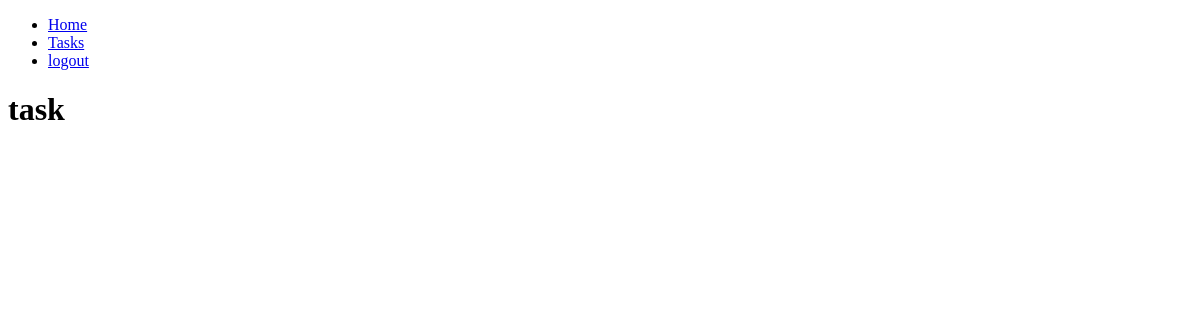
Before: /tasks/ (signed in) with the older database file.
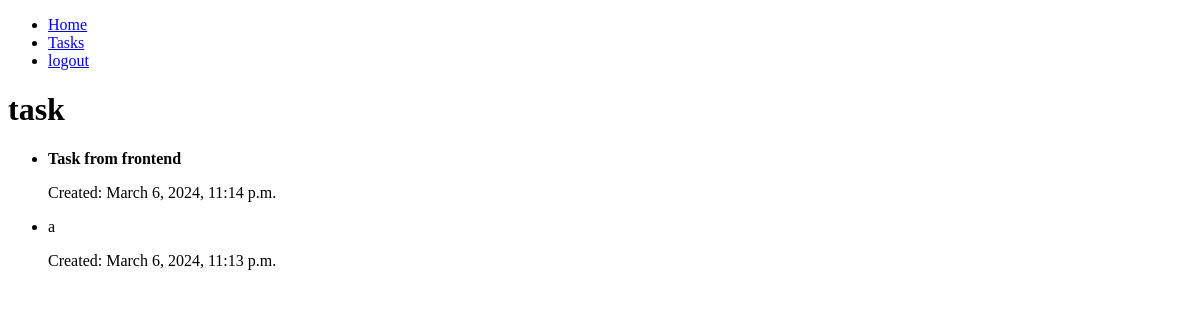
After: the same page with the newer database file.
### tasks/models.py (models this page shows, shortened)
class Task(models.Model):
    title = models.CharField(max_length=100) # max length of 100 characters
    description = models.TextField(blank=True) # blank and null are optional
    created  = models.DateTimeField(auto_now_add=True) # auto_now_add is the date and time of creation
    datecompleted = models.DateTimeField(null=True, blank=True) # null and blank are optional
    important = models.BooleanField(default=False) # default is false
    user = models.ForeignKey(User, on_delete= models.CASCADE) # on_delete is what happens when the user is deleted

### tasks/views.py (the view)
# urls.py: path("tasks/", views.tasks, name="tasks"),
def tasks(request):
    tasks = Task.objects.filter(user=request.user, datecompleted__isnull=True).order_by("-created")
    return render(request, "tasks.html", {"tasks": tasks})

### tasks/templates/tasks.html
{% extends "base.html" %}
{% block content %}
<h1> task </h1>
<ul>
    {% for task in tasks %}
    <li>
        {% if task.important %}
        <strong> {{ task.title }}</strong>
        {% else %}
            {{ task.title }}
        {% endif %}
        <p>Created: {{task.created}}</p>
    </li>
    {% endfor %}
</ul>
{% endblock content %}

### tasks/templates/base.html (shortened to what this page needs)
<!DOCTYPE html>
<html lang="en">
  <head>
  </head>
  <body>
    <nav>
        <ul>
            <li>
                <a href= "/">Home </a>
            </li>
            <li>
                <a href="/tasks">Tasks</a>
            </li>
            {% if user.is_authenticated %}
            <li>
                <a href="/logout">logout</a>
            </li>
            {% endif %}
        </ul>
    </nav>
    {% block content  %}
    {% endblock  %}
  </body>
</html>

Changed rows visible on the page:
added Task: title "Task from frontend", created "March 6, 2024, 11:14 p.m."
added Task: title "a", created "March 6, 2024, 11:13 p.m."
